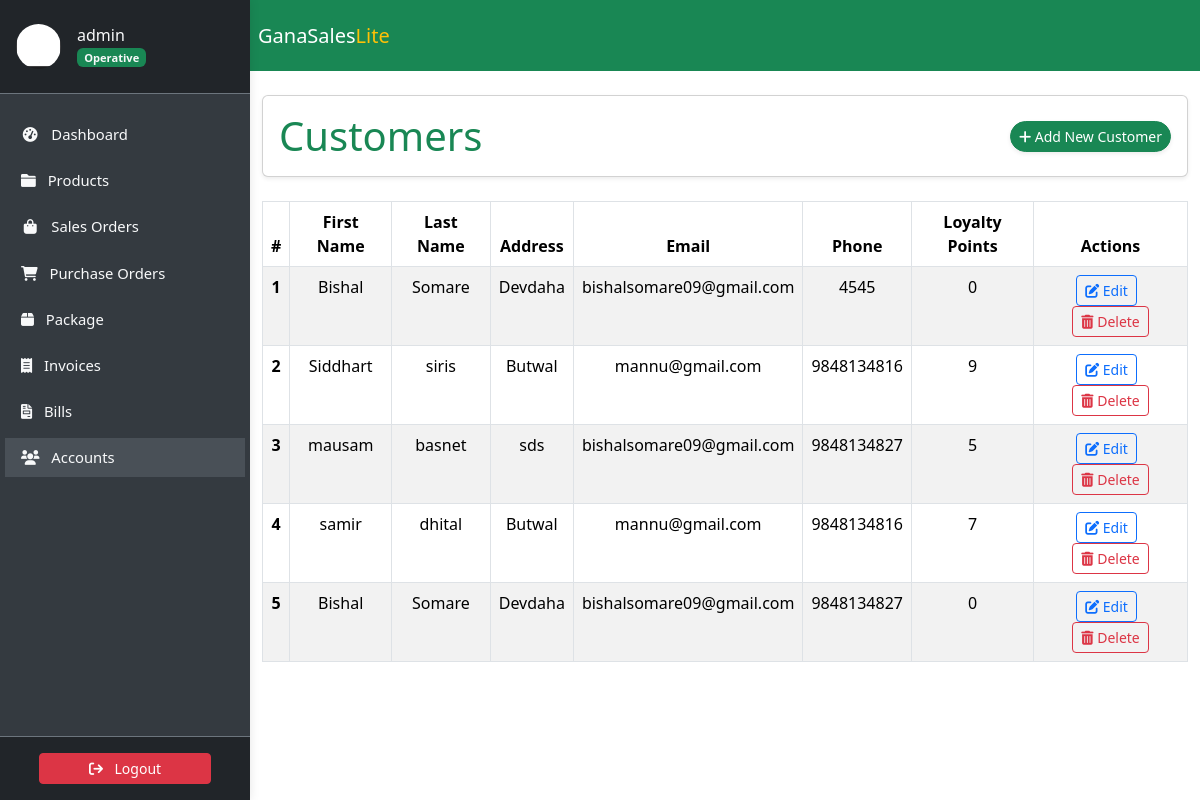
Screenshot of /staff/customers/ (signed in) with the database file from the repository.
### accounts/models.py (models this page shows, shortened)
class Profile(models.Model):
    user = models.OneToOneField(
        User, on_delete=models.CASCADE, verbose_name='User'
    )
    slug = AutoSlugField(
        unique=True,
        verbose_name='Account ID',
        populate_from='email'
    )
    profile_picture = ProcessedImageField(
        default='profile_pics/default.jpg',
        upload_to='profile_pics',
        format='JPEG',
        processors=[ResizeToFill(150, 150)],
        options={'quality': 100}
    )
    telephone = PhoneNumberField(
        null=True, blank=True, verbose_name='Telephone'
    )
    email = models.EmailField(
        max_length=150, blank=True, null=True, verbose_name='Email'
    )
    first_name = models.CharField(
        max_length=30, blank=True, verbose_name='First Name'
    )
    last_name = models.CharField(
        max_length=30, blank=True, verbose_name='Last Name'
    )
    status = models.CharField(
        choices=STATUS_CHOICES,
        max_length=12,
        default='INA',
        verbose_name='Status'
    )
    role = models.CharField(
        choices=ROLE_CHOICES,
        max_length=12,
        blank=True,
        null=True,
        verbose_name='Role'
    )
    class Meta:
        ordering = ['slug']
        verbose_name = 'Profile'
        verbose_name_plural = 'Profiles'

class Customer(models.Model):
    first_name = models.CharField(max_length=256)
    last_name = models.CharField(max_length=256, blank=True, null=True)
    address = models.TextField(max_length=256, blank=True, null=True)
    email = models.EmailField(max_length=256, blank=True, null=True)
    phone = models.CharField(max_length=30, blank=True, null=True)
    loyalty_points = models.IntegerField(default=0)
    class Meta:
        db_table = 'Customers'

### accounts/views.py (the view)
# urls.py: path('customers/', CustomerListView.as_view(), name='customer_list'),
class CustomerListView(LoginRequiredMixin, ListView):
    model = Customer
    template_name = 'accounts/customer_list.html'
    context_object_name = 'customers'

### accounts/templates/accounts/customer_list.html (shortened to what this page needs)
{% extends 'store/base.html' %}
{% block content %}
<div class="container my-4">
    <div class="card shadow-sm rounded p-3">
        <div class="row align-items-center">
            <div class="col-md-6">
                <h4 class="display-6 mb-0 text-success">Customers</h4>
            </div>
            <div class="col-md-6 d-flex justify-content-end gap-2">
                <a class="btn btn-success btn-sm rounded-pill shadow-sm" href="{% url 'customer_create' %}">
                    <i class="fa-solid fa-plus"></i> Add New Customer
                </a>
            </div>
        </div>
    </div>
</div>
<div class="container">
    <table class="table table-striped table-bordered">
        <thead class="thead-light">
            <tr>
                <th scope="col">#</th>
                <th scope="col">First Name</th>
                <th scope="col">Last Name</th>
                <th scope="col">Address</th>
                <th scope="col">Email</th>
                <th scope="col">Phone</th>
                <th scope="col">Loyalty Points</th>
                <th scope="col">Actions</th>
            </tr>
        </thead>
        <tbody>
            {% for customer in customers %}
            <tr>
                <th scope="row">{{ forloop.counter }}</th>
                <td>{{ customer.first_name }}</td>
                <td>{{ customer.last_name }}</td>
                <td>{{ customer.address }}</td>
                <td>{{ customer.email }}</td>
                <td>{{ customer.phone }}</td>
                <td>{{ customer.loyalty_points }}</td>
                <td>
                    <a href="{% url 'customer_update' customer.pk %}" class="btn btn-outline-primary btn-sm me-2">
                        <i class="fas fa-edit"></i> Edit
                    </a>
                    <a href="{% url 'customer_delete' customer.pk %}" class="btn btn-outline-danger btn-sm">
                        <i class="fas fa-trash-alt"></i> Delete
                    </a>
                </td>
            </tr>
            {% endfor %}
        </tbody>
    </table>
</div>
{% endblock %}

### store/templates/store/sidebar.html (shortened to what this page needs)
<link href="https://cdn.jsdelivr.net/npm/bootstrap@5.3.3/dist/css/bootstrap.min.css" rel="stylesheet">
<link href="https://cdnjs.cloudflare.com/ajax/libs/font-awesome/6.0.0-beta3/css/all.min.css" rel="stylesheet">
<aside class="sidebar" id="show-side-navigation1">
    <div class="sidebar-header d-flex align-items-center px-3 py-4 border-bottom border-secondary">
        <a href="{% url 'user-profile' %}" class="d-flex align-items-center text-decoration-none text-light">
            <img class="rounded-circle img-fluid" id="sidebar-img" width="45" src="{{ request.user.profile.profile_picture.url }}" alt="Profile Picture" />
            <div class="ms-3">
                <h5 class="fs-6 mb-0">
                    {{ request.user.username }}{% if request.user.profile.role == 'AD' %} <i class="fa-solid fa-circle-check text-success"></i>{% endif %}
                </h5>
                <span class="badge bg-success text-light">
                    {% if request.user.profile.role == 'AD' %}
                        Admin
                    {% elif request.user.profile.role == 'EX' %}
                        Executive
                    {% else %}
                        Operative
                    {% endif %}
                </span>
            </div>
        </a>
    </div>
    <div class="nav-container">
        <ul class="nav flex-column mt-3">
            <li class="nav-item mb-2">
                <a class="nav-link text-light {% if request.resolver_match.url_name == 'dashboard' %}active{% endif %}" href="{% url 'dashboard' %}">
                    <i class="fa fa-tachometer-alt fa-fw me-2"></i> Dashboard
                </a>
            </li>
            <li class="nav-item mb-2 dropdown">
                <a class="nav-link text-light {% if request.resolver_match.url_name == 'productslist' %}active{% endif %}" href="#" id="productsDropdown" role="button">
                    <i class="fa fa-folder me-2"></i> Products
                </a>
            </li>
            <li class="nav-item mb-2">
                <a class="nav-link text-light {% if request.resolver_match.url_name == 'saleslist' %}active{% endif %}" href="{% url 'saleslist' %}">
                    <i class="fa fa-shopping-bag fa-fw me-2"></i> Sales Orders
                </a>
            </li>
            <li class="nav-item mb-2">
                <a class="nav-link text-light {% if request.resolver_match.url_name == 'purchaseslist' %}active{% endif %}" href="{% url 'purchaseslist' %}">
                    <i class="fa fa-shopping-cart me-2"></i> Purchase Orders
                </a>
            </li>
            <li class="nav-item mb-2">
                <a class="nav-link text-light {% if request.resolver_match.url_name == 'deliveries' %}active{% endif %}" href="{% url 'deliveries' %}">
                    <i class="fa-solid fa-box me-2"></i> Package
                </a>
            </li>
            <li class="nav-item mb-2">
                <a class="nav-link text-light {% if request.resolver_match.url_name == 'invoicelist' %}active{% endif %}" href="{% url 'invoicelist' %}">
                    <i class="fa-solid fa-receipt me-2"></i> Invoices
                </a>
            </li>
            <li class="nav-item mb-2">
                <a class="nav-link text-light {% if request.resolver_match.url_name == 'bill_list' %}active{% endif %}" href="{% url 'bill_list' %}">
                    <i class="fa-solid fa-file-invoice me-2"></i> Bills
                </a>
            </li>
            <li class="nav-item mb-2 dropdown">
                <a class="nav-link text-light {% if request.resolver_match.url_name == 'profile_list' or request.resolver_match.url_name == 'customer_list' or request.resolver_match.url_name == 'vendor-list' %} active{% endif %}" href="#" id="accountsDropdown" role="button">
                    <i class="fa fa-users me-2"></i> Accounts
                </a>
            </li>
        </ul>
    </div>
    <div class="sidebar-footer position-relative w-100 text-center py-3 bg-dark border-top border-secondary mt-auto">
        <form method="post" action="{% url 'user-logout' %}">
            <button type="submit" class="btn btn-danger btn-sm w-75">
                <i class="fa fa-sign-out me-2"></i> Logout
            </button>
        </form>
    </div>
</aside>

### static/css/style.css (style rules this page uses)
:root { --dk-gray-100: #f3f4f6; --dk-gray-200: #e5e7eb; --dk-gray-300: #d1d5db; --dk-gray-400: #9ca3af; --dk-gray-500: #6b7280; --dk-gray-600: #4b5563; --dk-gray-700: #374151; --dk-gray-800: #1f2937; --dk-gray-900: #111827; --dk-dark-bg: #313348; --dk-darker-bg: #2a2b3d; --navbar-bg-color: #6f6486; --sidebar-bg-color: #252636; --sidebar-width: 250px; --sidebar-expanded-width: 230px; --sidebar-collapsed-width: 100px; --sidebar-header-bg: #212529; --nav-link-color: #adb5bd; --nav-link-active-bg: #495057; --dropdown-menu-bg: #495057; --dropdown-item-color: #adb5bd; --dropdown-item-active-bg: #6c757d; --sidebar-separator-bg: #4caf50; --logo-separator-height: 60px; --sidebar-item-height: 50px; --submenu-item-height: 45px; }
* { margin: 0; padding: 0; box-sizing: border-box; }
body { font-family: "Inter", sans-serif; background-color: #fff; overflow-x: hidden; }
a { text-decoration: none; }
.sidebar { font-size: 0.925rem; background-color: var(--sidebar-bg-color); width: var(--sidebar-width); transition: all 0.3s ease-in-out; z-index: 9999999; box-shadow: 0 0 10px rgba(0, 0, 0, 0.1); }
.sidebar .sidebar-header { background-color: var(--sidebar-header-bg); border-bottom: 1px solid #2a2b3c; padding: 15px; }
.sidebar ul > li > a { color: var(--dk-gray-400); text-decoration: none; }
.card { transition: transform 0.2s; margin-bottom: 15px; }

### store/templates/store/sidebar.html (style rules this page uses)
.sidebar { width: 250px; background-color: #343a40; color: #fff; position: fixed; top: 0; bottom: 0; display: flex; flex-direction: column; z-index: 1030; transition: transform 0.3s ease; }
.sidebar-header { background-color: #212529; }
.nav-container { flex: 1; overflow-y: auto; padding: 5px; }
.nav-link { color: #adb5bd; padding: 0.5rem 1rem; }
.nav-link.active { background-color: #495057; color: #fff; }
.sidebar-footer { background-color: #212529; text-align: center; padding: 10px; }

### accounts/templates/accounts/customer_list.html (style rules this page uses)
.table th, .table td { text-align: center; }

### rows the page displays
Customer: first_name "Bishal", last_name "Somare", address "Devdaha", email "bishalsomare09@gmail.com", phone "4545", loyalty_points "0"
Customer: first_name "Siddhart", last_name "siris", address "Butwal", email "mannu@gmail.com", phone "9848134816", loyalty_points "9"
Customer: first_name "mausam", last_name "basnet", address "sds", email "bishalsomare09@gmail.com", phone "9848134827", loyalty_points "5"
Customer: first_name "samir", last_name "dhital", address "Butwal", email "mannu@gmail.com", phone "9848134816", loyalty_points "7"
Customer: first_name "Bishal", last_name "Somare", address "Devdaha", email "bishalsomare09@gmail.com", phone "9848134827", loyalty_points "0"

### other values shown
{{ request.user.username }} "admin"
